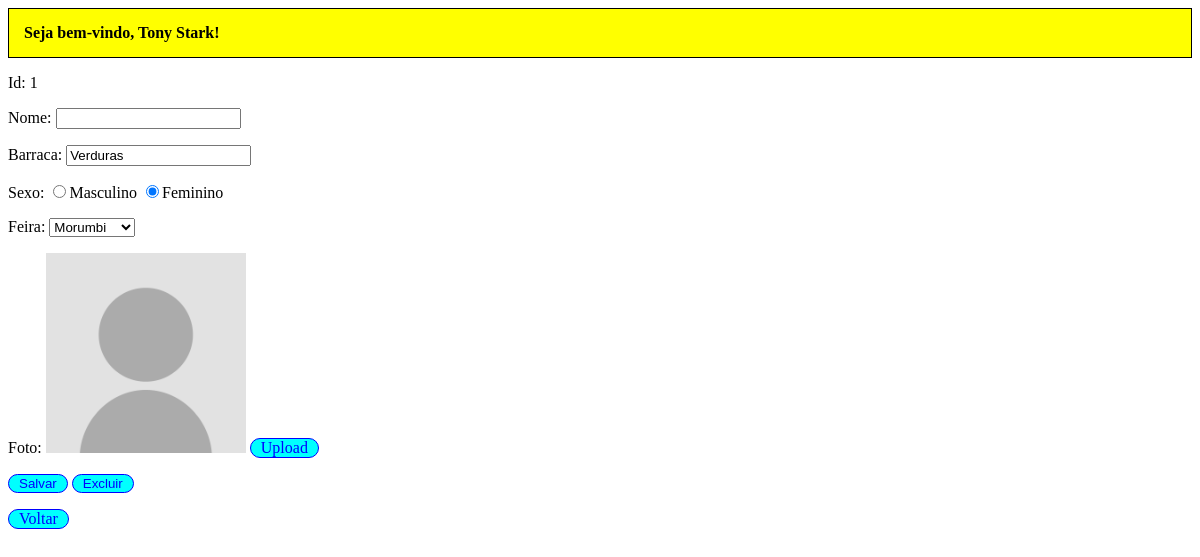
The app's page /feirante/1 (signed in), older data.
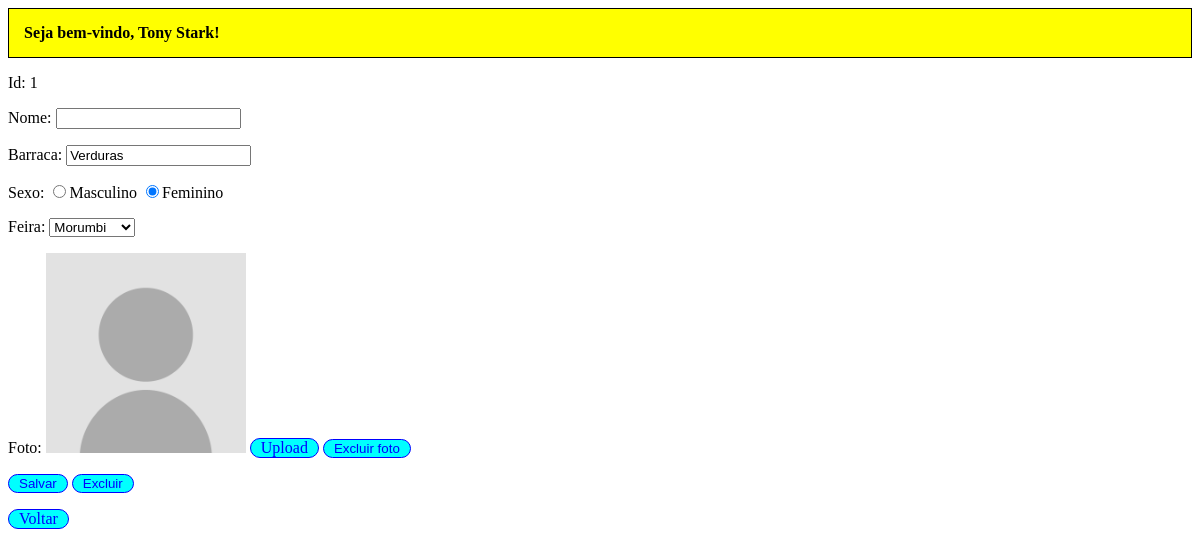
The same page, newer data.
### tables this page shows
CREATE TABLE feirante (
    id_feirante INTEGER PRIMARY KEY AUTOINCREMENT,
    nome_feirante VARCHAR(50) NOT NULL,
    barraca VARCHAR(50) NOT NULL,
    sexo VARCHAR(1) NOT NULL,
    id_feira INTEGER NOT NULL,
    id_foto VARCHAR(50) NOT NULL,
    FOREIGN KEY(id_feira) REFERENCES feira(id_feira)
);

CREATE TABLE feira (
    id_feira INTEGER PRIMARY KEY AUTOINCREMENT,
    bairro VARCHAR(50) NOT NULL,
    horario VARCHAR(50) NOT NULL,
    dia VARCHAR(50) NOT NULL,
    UNIQUE(bairro)
);

### flask-jinja2-crud-master/serie.py (the view)
@app.route("/feirante/<int:id_feirante>", methods = ["GET"])
def form_alterar_feirante_api(id_feirante):
    logado = autenticar_login()
    if logado is None:
        return redirect("/")
    feirante = db_consultar_feirante(id_feirante)
    feiras = db_listar_feiras_ordem()
    if feirante is None:
        return render_template("menu.html", logado = logado, mensagem = f"Esse feirante não existe."), 404
    return render_template("form_feirante.html", logado = logado, feirante = feirante, feiras = feiras)

### flask-jinja2-crud-master/serie.py (called while the page is built)
def autenticar_login():
    login = request.cookies.get("login", "")
    senha = request.cookies.get("senha", "")
    return db_fazer_login(login, senha)

def row_to_dict(description, row):
    if row is None: return None
    d = {}
    for i in range(0, len(row)):
        d[description[i][0]] = row[i]
    return d

def rows_to_dict(description, rows):
    result = []
    for row in rows:
        result.append(row_to_dict(description, row))
    return result

def conectar():
    return sqlite3.connect('serie.db')

def db_listar_feiras_ordem():
    with closing(conectar()) as con, closing(con.cursor()) as cur:
        cur.execute("SELECT id_feira, bairro, horario, dia FROM feira ORDER BY bairro")
        return rows_to_dict(cur.description, cur.fetchall())

def db_consultar_feirante(id_feirante):
    with closing(conectar()) as con, closing(con.cursor()) as cur:
        cur.execute("SELECT fe.id_feirante, fe.nome_feirante, fe.barraca, fe.sexo, fe.id_feira, fe.id_foto, f.bairro FROM feirante fe INNER JOIN feira f ON fe.id_feira = f.id_feira WHERE fe.id_feirante = ?", [id_feirante])
        return row_to_dict(cur.description, cur.fetchone())

### flask-jinja2-crud-master/templates/form_feirante.html (shortened to what this page needs)
{% extends "base.html" %}
{% block conteudo %}
    <form action="/feirante/{{ feirante['id_feirante'] }}" method="POST" id="form_principal" enctype="multipart/form-data">
        {% if feirante['id_feirante'] != 'novo' %}
            <p>
                <label>Id:</label>
                {{feirante['id_feirante']}}
            </p>
        {% endif %}
        <p>
            <label for="nome">Nome:</label>
            <input type="text" id="nome" name="nome" autocomplete="off" value="{{feirante['nome']}}" required />
        </p>
        <p>
            <label for="barraca">Barraca:</label>
            <input type="text" id="barraca" name="barraca" autocomplete="off" value="{{feirante['barraca']}}" required/>
        </p>
        <p>
            <label>Sexo:</label>
            <input type="radio" id="sexo_masc" name="sexo" value="M" {% if feirante['sexo'] == 'M' %}checked="checked"{% endif %}>Masculino</input>
            <input type="radio" id="sexo_fem" name="sexo" value="F" {% if feirante['sexo'] == 'F' %}checked="checked"{% endif %}>Feminino</input>
        </p>
        <p>
            <label for="feira">Feira:</label>
            <select name="id_feira" id="feira">
                {% for feira in feiras %}
                    <option value="{{feira['id_feira']}}" {% if feirante['id_feira'] == feira['id_feira'] %}selected="selected"{% endif %}>{{feira['bairro']}}</option>
                {% endfor %}
            </select>
        </p>
        <p>
            <label for="foto">Foto:</label>
            {% if feirante['id_foto'] != '' %}
                <img src="{{ url_for('feirante_download_foto', id_foto = feirante['id_foto']) }}" id="foto" width="200"/>
            {% else %}
                <img src="{{ url_for('static', filename = 'no-photo.png') }}" id="foto" width="200"/>
            {% endif %}
            <label for="foto" class="upload">Upload<input type="file" name="foto" /></label>
            {% if feirante['id_foto'] != '' %}
                <button type="button" onclick="javascript:apagar_foto();">Excluir foto</button>
            {% endif  %}
        </p>
        <p>
            <button type="submit">Salvar</button>
            {% if feirante['id_feirante'] != 'novo' %}<button type="button" onclick="javascript:excluir();">Excluir</button>{% endif %}
        </p>
    </form>
    <p><a href="/">Voltar</a></p>
{% endblock %}

Row changes from the older to the newer data that the page shows:
changed feirante "Verduras": id_foto: picture added
Text that changed along with them:
text now shown: "Excluir foto"
